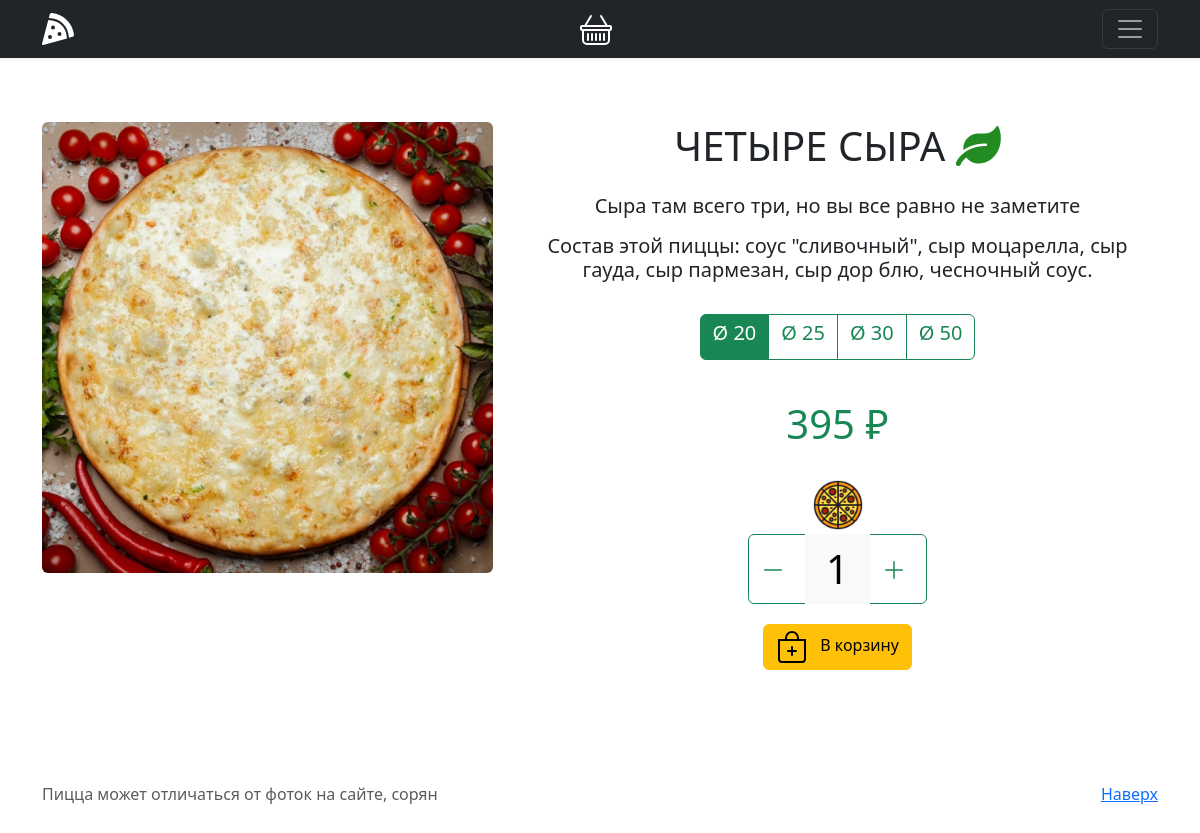
Screenshot of /pizza/3 with the database file from the repository.
### goods/models.py (models this page shows, shortened)
class Pizza(models.Model):
    name = models.CharField(max_length=255)
    image = models.ImageField(upload_to="pizza/")
    cost = models.IntegerField()
    about = models.TextField()
    hot = models.BooleanField(default=False)
    vegan = models.BooleanField(default=False)

### goods/views.py (the view)
# urls.py: path("pizza/<int:pizza_id>", views.PizzaView.as_view(), name="show-pizza"),
class PizzaView(View):
    def get(self, request, pizza_id: int):
        print(request.COOKIES)
        print(dict(request.session))
        return render(
            request,
            "show_pizza.html",
            {
                "pizza": get_object_or_404(Pizza, id=pizza_id),
                "cart": PizzaCart(request),
            },
        )

### goods/cart.py (called while the page is built)
    def __len__(self):
        return sum(item["quantity"] for item in self.cart.values())

    def total_count(self):
        return len(self)

### templates/show_pizza.html (shortened to what this page needs)
{% extends 'base.html' %}
{% load static %}
{% block content %}
<div class="container py-5">
    <div class="row pt-3">
        <div class="col-12 col-md-5">
            <div class="img-wrp">
                <img src="{{ pizza.image.url }}" class="img-fluid mb-5 rounded">
            </div>
        </div>
        <div class="text-center col-12 col-md-7">
            <h1 class="mt-0 mb-4">
                {{ pizza.name | upper }}
                    {% if pizza.hot %}
                        <i style="color: #dc3545" class="fa-pepper-hot fa"></i>
                    {% elif pizza.vegan %}
                        <i style="color: forestgreen" class="fa fa-leaf"></i>
                    {% endif %}
            </h1>
            <h5>{{ pizza.about | linebreaks }}</h5>
            <form action="{% url 'add-pizza' pizza.id %}" method="post">
                <div class="py-3">
                    <div class="btn-group" role="group" aria-label="Basic radio toggle button group">
                        <label class="btn btn-outline-success" for="diameter1"><h5>Ø 20</h5></label>
                        <label class="btn btn-outline-success" for="diameter2"><h5>Ø 25</h5></label>
                        <label class="btn btn-outline-success" for="diameter3"><h5>Ø 30</h5></label>
                        <label class="btn btn-outline-success" for="diameter4"><h5>Ø 50</h5></label>
                    </div>
                </div>
                <div class="py-4 item-price text-success col-12 col-md-12">
                    <h1><span id="total-cost">{{ pizza.cost }}</span> ₽</h1>
                </div>
                <div id="pizzas-count-img">
                    <img height="50px" src="{% static 'img/pizza.png' %}">
                </div>
                <div class="py-1">
                    <div class="btn-group" role="group" aria-label="Basic radio toggle button group">
                      <button type="button" id="remove_pizza" class="btn btn-outline-success">
                        <svg xmlns="http://www.w3.org/2000/svg" width="24" height="24" fill="currentColor" class="me-2" viewBox="0 0 16 16">
                          <path fill-rule="evenodd" d="M2 8a.5.5 0 0 1 .5-.5h11a.5.5 0 0 1 0 1h-11A.5.5 0 0 1 2 8Z"></path>
                        </svg>
                      </button>
                      <label class="btn btn-outline-light" style="padding: 10px 20px" for="count1">
                          <span class="display-6" id="count-vis">1</span>
                      </label>
                      <button type="button" id="add_pizza" class="btn btn-outline-success">
                        <svg xmlns="http://www.w3.org/2000/svg" width="24" height="24" fill="currentColor" class="me-2" viewBox="0 0 16 16">
                          <path fill-rule="evenodd" d="M8 2a.5.5 0 0 1 .5.5v5h5a.5.5 0 0 1 0 1h-5v5a.5.5 0 0 1-1 0v-5h-5a.5.5 0 0 1 0-1h5v-5A.5.5 0 0 1 8 2Z"></path>
                        </svg>
                      </button>
                    </div>
                </div>
                <div class="py-3">
                    <button type="submit" class="btn btn-warning mt-3 mt-lg-0 mt-md-0 waves-effect waves-light">
                        В корзину
                    </button>
                </div>
            </form>
        </div>
	</div>
</div>
{% endblock %}

### rows the page displays
Pizza: image (picture), name "ЧЕТЫРЕ СЫРА", about "Сыра там всего три, но вы все равно не заметите Состав этой пиццы: соус \"сливочный\", сыр моцарелла, сыр гауда, сыр пармезан, сыр дор блю, чесночный соус.", cost "395"
